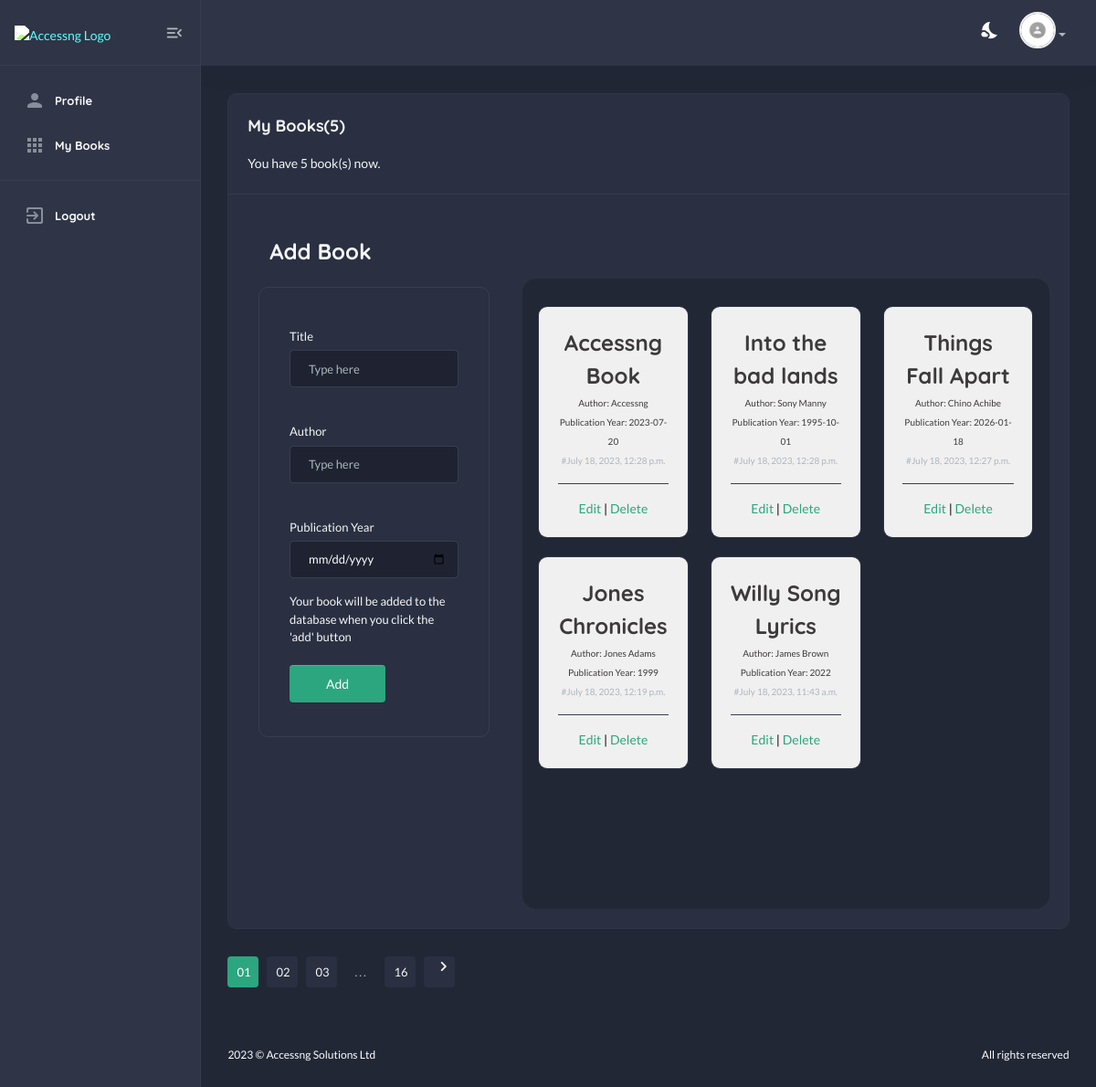
The page /book/add/ (signed in) on the database its author committed.
### book/models.py (models this page shows, shortened)
class Book(models.Model):
    app_user = models.ForeignKey(AppUser, on_delete=models.CASCADE, null=True)
    title = models.CharField(default="", max_length=200)
    author = models.CharField(default="", max_length=200)
    year = models.CharField(default="", max_length=10)
    status = models.BooleanField(default=False)
    pub_date = models.DateTimeField(default=timezone.now)

### book/views.py (the view)
# urls.py: path("add/", views.AddView, name="add"),
@login_required(login_url="/sign-in/")
def AddView(request):
    if request.user.is_anonymous:
        app_user = None
    else:
        app_user = AppUser.objects.get(user__pk=request.user.id)
    if request.method == "POST":
        title = request.POST.get("title")
        author = request.POST.get("author")
        year = request.POST.get("year")
        book = Book.objects.create(app_user=app_user, title=title, author=author, year=year)
        book.save()
        return HttpResponseRedirect(reverse("book:add"))
    else:
        books = Book.objects.filter(app_user=app_user).order_by('-pub_date')
        context = {"app_user": app_user, "books": books}
        return render(request, "book/add.html", context)

### book/templates/book/add.html (shortened to what this page needs)
{% extends "app/base.html" %}
{% load static %}
{% block content %}
<section class="content-main">
<div class="card mb-4">
    <header class="card-header">
        <h4 class="card-title">My Books({{ books.count }})</h4>
        <div class="row align-items-center">
            <div class="col-md-3 col-12 me-auto mb-md-0 mb-3">
                <p>You have {{ books.count }} book(s) now.</p>
            </div>
        </div>
    </header>
    <div class="card-body">
        <div class="row">
            <div class="col-lg-4 col-md-4">
                <section class="content-body p-xl-4">
                    <form method="post">
                        <div class="row">
                            <div class="col-lg-12">
                                <h3 class="content-title">Add Book</h3>
                                <br />
                                <div class="card card-header row gx-3s">
                                    <br />
                                    <div class="col-6s mb-3">
                                        <label class="form-label">Title</label>
                                        <input name="title" class="form-control" type="text" placeholder="Type here" required/>
                                    </div>
                                    <br />
                                    <div class="col-6s mb-3">
                                        <label class="form-label">Author</label>
                                        <input name="author" class="form-control" type="text" placeholder="Type here" required/>
                                    </div>
                                    <br />
                                    <div class="col-6s mb-3">
                                        <label class="form-label">Publication Year</label>
                                        <input name="year" class="form-control" type="date" placeholder="Type here" required/>
                                    </div>
                                    <div class="col-6s mb-3">
                                        <label class="form-label">Your book will be added to the database when you click the 'add' button</label>
                                    </div>
                                    <div class="col-6s mb-3">
                                        <button class="btn btn-primary" type="submit">Add</button>
                                    </div>
                                </div>
                            </div>
                        </div>
                    </form>
                </section>
            </div>
            <div class="col-lg-8 col-md-8">
                <br /><br />
                <section class="content-main mt-80s mb-80s" style="border-radius: 15px;">
                    <div class="row">
                    {% if books %}
                        {% for item in books %}
                            <div class="col-lg-4 col-md-4">
                                <div class="card card-user">
                                    <div class="card-body" style="background-color: rgb(241, 240, 240); min-height: 200px;">
                                        <h3 style="color: rgb(60, 58, 58)">{{ item.title }}</h3>
                                        <small style="font-size: 10px; color: rgb(60, 58, 58);">Author: {{ item.author }}</small>
                                        <br />
                                        <small style="font-size: 10px; color: rgb(60, 58, 58);">Publication Year: {{ item.year }}</small>
                                        <div class="card-text text-muted">
                                            <small style="font-size: 10px;">#{{ item.pub_date }}</small>
                                        </div>
                                        <hr>
                                        <div class="card-footers">
                                            <a class="" href="{% url 'book:edit' item.id %}">Edit</a>
                                            <k style="color: black;">|</k>
                                            <a class="" href="{% url 'book:remove' item.id %}">Delete</a>
                                        </div>
                                    </div>
                                </div>
                            </div>
                        {% endfor %}
                        </div>
                    </section>
                    {% endif %}
            </div>
        </div>
    </div>
</div>
<div class="pagination-area mt-30 mb-50">
    <nav aria-label="Page navigation example">
        <ul class="pagination justify-content-start">
            <li class="page-item active"><a class="page-link" href="#">01</a></li>
            <li class="page-item"><a class="page-link" href="#">02</a></li>
            <li class="page-item"><a class="page-link" href="#">03</a></li>
            <li class="page-item"><a class="page-link dot" href="#">...</a></li>
            <li class="page-item"><a class="page-link" href="#">16</a></li>
            <li class="page-item">
                <a class="page-link" href="#"><i class="material-icons md-chevron_right"></i></a>
            </li>
        </ul>
    </nav>
</div>
</section>
{% endblock %}

### rows shown on the page
Book: title "Accessng Book", author "Accessng", year "2023-07-20", pub_date "July 18, 2023, 12:28 p.m."
Book: title "Into the bad lands", author "Sony Manny", year "1995-10-01", pub_date "July 18, 2023, 12:28 p.m."
Book: title "Things Fall Apart", author "Chino Achibe", year "2026-01-18", pub_date "July 18, 2023, 12:27 p.m."
Book: title "Jones Chronicles", author "Jones Adams", year "1999", pub_date "July 18, 2023, 12:19 p.m."
Book: title "Willy Song Lyrics", author "James Brown", year "2022", pub_date "July 18, 2023, 11:43 a.m."

### other values the page prints
{{ books.count }} "5"
